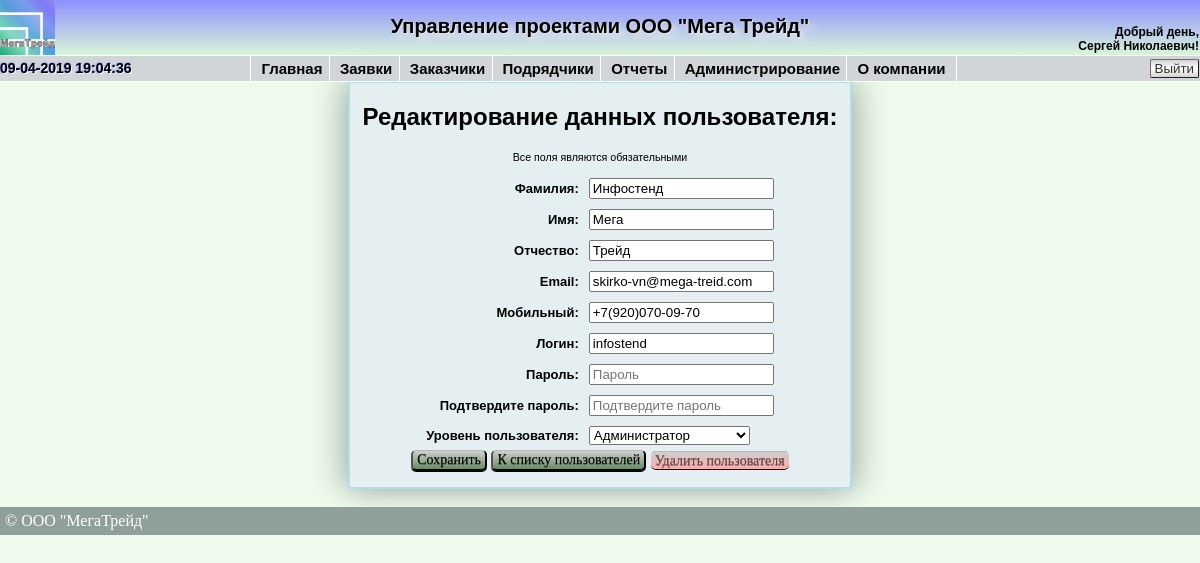
The page /edituser.php?edit=10 (signed in) on the database as committed earlier.
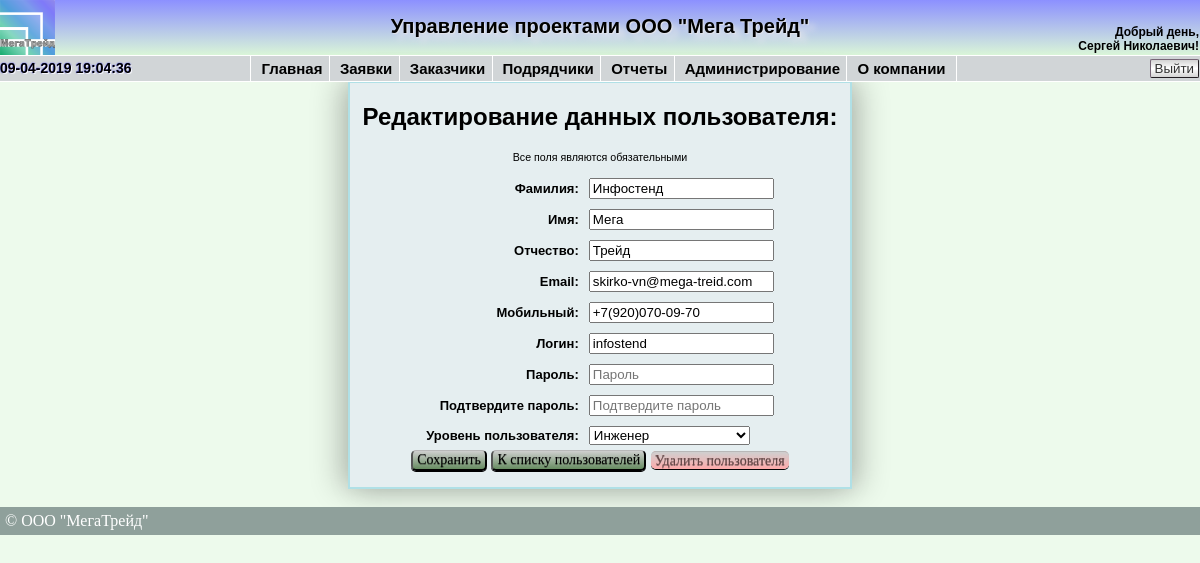
The same page on the database as committed later.
### tables this page shows
CREATE TABLE `users` (
  `id_users` int(11) NOT NULL AUTO_INCREMENT,
  `login` varchar(50) NOT NULL,
  `pass` varchar(50) NOT NULL,
  `surname` varchar(50) NOT NULL,
  `name` varchar(50) NOT NULL,
  `th_name` varchar(50) NOT NULL,
  `email` varchar(50) NOT NULL,
  `mobile` varchar(50) NOT NULL,
  `userlevel` int(1) unsigned NOT NULL,
  PRIMARY KEY (`id_users`)
);

### func/db.php (called while the page is built, shortened)
<?php
function Edit_User($connection, $var)
{
    $search = "SELECT * FROM Users WHERE id_users = '$var'";
    $result = $connection->query ($search);
    if ($result)
    {
        $rows = $result->fetch_array (MYSQLI_ASSOC);
    }
    if ($rows) return $rows;
    else return 0;
}
?>

### func/arrays.php (called while the page is built, shortened)
<?php
$user_level = array('Администратор', 'Руководитель проекта', 'Менеджер', 'Инженер');
?>

### edituser.php (the view, shortened to what this page needs)
<?php
require '/connection/config.php';
require '/func/arrays.php';
if($_SESSION['userlevel']==1)
{
	if(isset($_GET['edit']))
	{
		$data = $_GET['edit'];
		$users = Edit_User($link, $data);
		$surname = $users['surname'];
		$name = $users['name'];
		$th_name = $users['th_name'];
		$email = $users['email'];
		$mobile = $users['mobile'];
		$login = $users['login'];
		$userlevel = $users['userlevel'];
		$id_edit = $_SESSION['id_edit'];
	}
					?>
<?php require_once 'blocks/header.php'; ?>
<!DOCTYPE html>
<html lang="ru">
<head>
	<link rel="stylesheet" href="css/index.css">
</head>
<body>
	<div class="showany">
		<div class="reg_sel_object">
		<h2>Редактирование данных пользователя:</h2>
		<form action="/edituser.php?edit=<?= $_SESSION['id_edit'];?>" method="POST">
			<p style = "font-size: 8pt">Все поля являются обязательными</p>
			<table class="add-edit-user-table">
				<tr>
					<td class="rowt"><label for="surname">Фамилия:</label></td>
					<td><input id="surname" name="surname" placeholder="Фамилия" required type="text" value="<?php echo @$surname;?>"/></td>
				</tr>
				<tr>
					<td class="rowt"><label for="name">Имя:</label></td>
					<td><input id="name" name="name" placeholder="Имя" type="text" required value="<?php echo @$name;?>"/></td>
				</tr>
				<tr>
					<td class="rowt"><label for="th_name">Отчество:</label></td>
					<td><input id="th_name" name="th_name" placeholder="Отчество" required type="text" value="<?php echo @$th_name;?>"/></td>
				</tr>
				<tr>
					<td class="rowt"><label for="email">Email:</label></td>
					<td><input id="email" name="email" placeholder="abc@domain.com" required type="text" pattern = "^([a-z0-9_-]+\.)*[a-z0-9_-]+@[a-z0-9_-]+(\.[a-z0-9_-]+)*\.[a-z]{2,6}$" value="<?php echo @$email;?>"/></td>
				</tr>
				<tr>
					<td class="rowt"><label for="mobile">Мобильный:</label></td>
					<td><input name="mobile" id="phone_mask" placeholder="7(901)234-56-78" required type="text" value="<?php echo @$mobile;?>"/></td>
				</tr>
				<tr>
					<td class="rowt"><label for="login">Логин:</label></td>
					<td><input id="login" name="login" placeholder="Логин" type="text" required value="<?php echo @$login;?>"/></td>
				</tr>
				<tr>
					<td class="rowt"><label for="password">Пароль:</label></td>
					<td><input id="password" name="password" placeholder="Пароль" type="password"/></td>
				</tr>
				<tr>
					<td class="rowt"><label for="password_2">Подтвердите пароль:</label></td>
					<td><input id="password_2" name="password_2" placeholder="Подтвердите пароль" type="password"/></td>
				</tr>
				<tr>
				<td class="rowt"><label for="userlevel">Уровень пользователя:</label></td>
				<td>
				<select name="userlevel" id="userlevel" >
					<?php for($i = 1; $i < 5; $i++) { ?>
						<option  value="<?= $i ?>" <?= ($i == $userlevel) ? 'selected' : ''?>><?= $user_level[$i-1] ?></option>
					<?php } ?>
				</select>
				</td>
				</tr>
				</table>
			<input class="button" value="Сохранить" type="submit" name="edit_user"/>
				<input class="button" value="К списку пользователей" type="button" onclick="location.href='showusers.php'"/>
				<?php
				if($_SESSION['user_id'] != $id_edit)
				{ ?>
				<a href="#delete_user" class="button-delete">Удалить пользователя</a>
				<?php }?>
		</form>
		</div>
	</div>
	<br>
<div id="footer">&copy; ООО "МегаТрейд"</div>
</body>
<?php
}
else
{
	header('Location: /');
}
?>

Rows that differ between the two databases and show on the page:
changed users "Инфостенд": userlevel "Администратор" → "Инженер"
